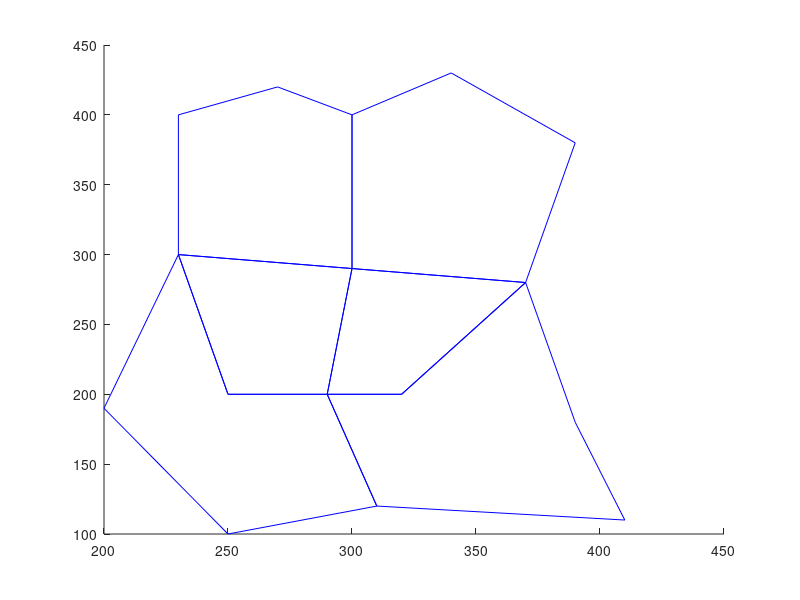

Write MATLAB code to recreate this figure. (Note: this script raises an error after producing the figure.)
% ************************************************************%%           point_poly.m%%       %   Author:%   Date:%% ************************************************************%clear, clfformat short#Loading in Polygons and Coordinates dataload Polygons.txtload Coord.txt#Storing ncol and nrow[ncol, nrow] = size(Polygons);#Init plot in bluehold on;for i=1:ncol  pol_index_array = Polygons(i,:)(Polygons(i,:)>0);  x = transpose(Coord(pol_index_array,1));  y = transpose(Coord(pol_index_array,2));  plot(x,y, 'b-');end#Set control structure variablecontinue_prog = 1;while continue_prog == 1  #Display message to user  disp("Click in an arbitrary polygon:");  #Setting coordinates from click  [click_x, click_y] = ginput(1);  p_click = [click_x, click_y];  #Initializing "Support point" outside of plot area, same height as y-click  p_sup = [0, click_y]; #x=0, y=click  for i=1:ncol #For each polygon    pol_index_array = Polygons(i,:)(Polygons(i,:)>0); #Extract coordinate index    x = transpose(Coord(pol_index_array,1)); #Get x     y = transpose(Coord(pol_index_array,2)); #and y coord from index    sum_inside = 0; #initialize sum    for j=1:length(x)-1 #For each line segment      #Check condition      if (side_triangle([x(j), y(j)], [x(j+1), y(j+1)], p_click) ~= (side_triangle([x(j), y(j)], [x(j+1), y(j+1)], p_sup))) && (side_triangle(p_click, p_sup,[x(j), y(j)]) ~= (side_triangle(p_click, p_sup,[x(j+1), y(j+1)])))        sum_inside = sum_inside + 1; #If condition valid, add one to sum      end; #if    end; #for    if mod(sum_inside,2) == 1 #Check sum for current polygon, if not divisible by 2 (i.e. 0 or 2)      index_inside = i; #Then this is the clicked polygon      break    end #if  end; %for  #Extract and plot clicked polygon in red  pol_index_array = Polygons(index_inside,:)(Polygons(index_inside,:)>0);  x = transpose(Coord(pol_index_array,1));  y = transpose(Coord(pol_index_array,2));  plot(x,y, 'r-');  #Luckily all sorted, but in counter-clockwise direction... so need to negate area calc.  #also, here have start point listed twice, where my area_pol()  #Function assumed only once.  #However, data set up so that these points are vertical, i.e. area=0  #But for a bit more generalizability, instead of:  #-area_pol([transpose(x),transpose(y)])  area_selected = -area_pol([transpose(x(1:length(x)-1)),transpose(y(1:length(y)-1))]);  #Display selected polygon and area  disp("The number of the selected polygon is:");  disp(index_inside);  disp("The area of the polygon is (square meter):");  disp(area_selected);  #Let user set control structure variable  continue_prog = input("Press 1 (=continue to select polygons) or 0 (=stop the program):")end #while